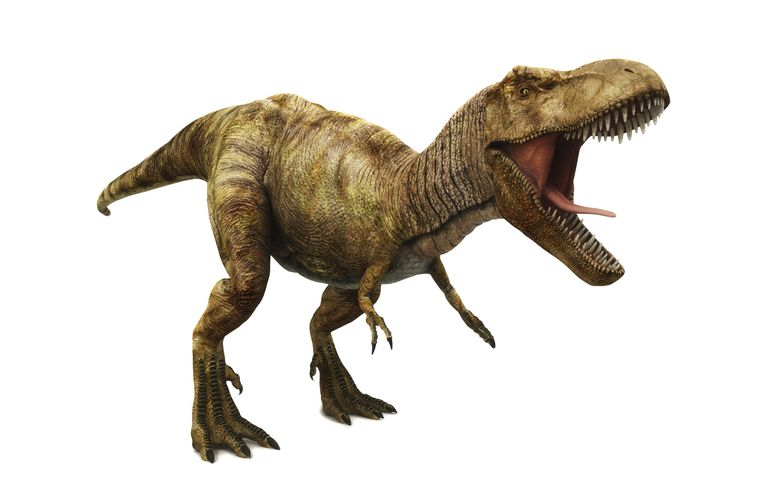
#> input picture tutorials/trex.jpg, 768 x 490 px
$ python histogram_equalization.py --image ../trex.jpg
#> lines starting #> are read from the running program, lines starting #| are printed output that depends on the picture
import imutils
import cv2
import argparse
import numpy as np
from matplotlib import pyplot as plt

ap = argparse.ArgumentParser()
ap.add_argument("-i", "--image", required = True,
                help = "Path to the image")
args = vars(ap.parse_args())

image = cv2.imread(args["image"])
#> image is the input picture: shape (490, 768, 3); mean B, G, R 208.3, 215.5, 220.3
# Resize the image
image = imutils.resize(image, width=500)
#> image: shape (319, 500, 3)
# Convert the image to grayscale
image = cv2.cvtColor(image, cv2.COLOR_BGR2GRAY)
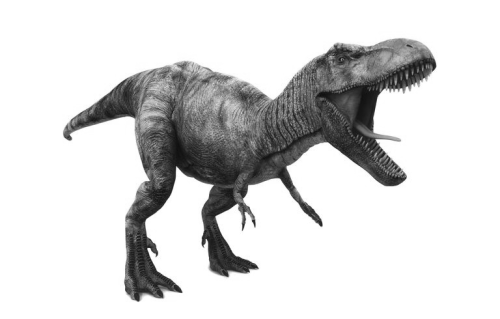
#> image: shape (319, 500); min 15, max 255, mean 216.1

# Equalize the image
eq = cv2.equalizeHist(image)
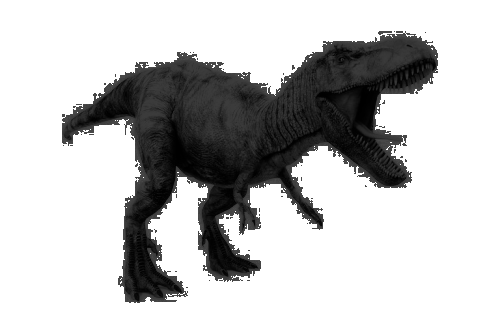
#> eq: shape (319, 500); min 0, max 255, mean 193.6

# Show the image
cv2.imshow("Histogram Equalization", np.hstack([image, eq]))
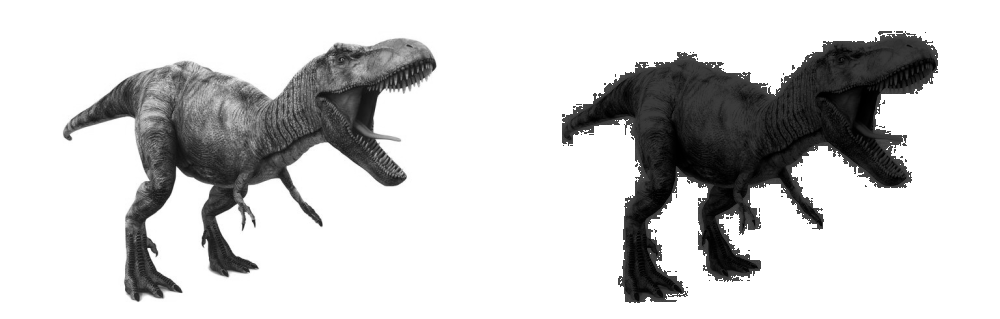
#> window 'Histogram Equalization': shape (319, 1000); min 0, max 255, mean 204.8
cv2.waitKey(0)
